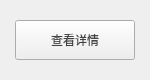
<?xml version="1.0" encoding="UTF-8"?>
<ui version="4.0">
 <class>StatusMore</class>
 <widget class="QWidget" name="StatusMore">
  <property name="geometry">
   <rect>
    <x>0</x>
    <y>0</y>
    <width>150</width>
    <height>80</height>
   </rect>
  </property>
  <property name="minimumSize">
   <size>
    <width>150</width>
    <height>80</height>
   </size>
  </property>
  <property name="maximumSize">
   <size>
    <width>150</width>
    <height>80</height>
   </size>
  </property>
  <property name="windowTitle">
   <string>Form</string>
  </property>
  <layout class="QHBoxLayout" name="horizontalLayout_3">
   <property name="spacing">
    <number>0</number>
   </property>
   <property name="leftMargin">
    <number>0</number>
   </property>
   <property name="topMargin">
    <number>0</number>
   </property>
   <property name="rightMargin">
    <number>0</number>
   </property>
   <property name="bottomMargin">
    <number>0</number>
   </property>
   <item>
    <widget class="QStackedWidget" name="stackedWidget">
     <property name="minimumSize">
      <size>
       <width>150</width>
       <height>80</height>
      </size>
     </property>
     <property name="maximumSize">
      <size>
       <width>150</width>
       <height>80</height>
      </size>
     </property>
     <property name="styleSheet">
      <string notr="true">color: rgb(255, 255, 255);
font: 24px &quot;.Helvetica Neue DeskInterface&quot;;</string>
     </property>
     <widget class="QWidget" name="page_button">
      <layout class="QHBoxLayout" name="horizontalLayout_2">
       <item>
        <spacer name="horizontalSpacer_3">
         <property name="orientation">
          <enum>Qt::Horizontal</enum>
         </property>
         <property name="sizeHint" stdset="0">
          <size>
           <width>40</width>
           <height>20</height>
          </size>
         </property>
        </spacer>
       </item>
       <item>
        <widget class="QPushButton" name="button_more">
         <property name="minimumSize">
          <size>
           <width>120</width>
           <height>40</height>
          </size>
         </property>
         <property name="maximumSize">
          <size>
           <width>120</width>
           <height>40</height>
          </size>
         </property>
         <property name="styleSheet">
          <string notr="true">QPushButton{
	border-image: url(:/images/button/button4.png);
	color: rgb(66, 66, 66);
	font: 18px &quot;.Helvetica Neue DeskInterface&quot;;
}
QPushButton:pressed{
border-image: url(:/images/button/button4_press.png);
}
</string>
         </property>
         <property name="text">
          <string>查看详情</string>
         </property>
        </widget>
       </item>
       <item>
        <spacer name="horizontalSpacer_4">
         <property name="orientation">
          <enum>Qt::Horizontal</enum>
         </property>
         <property name="sizeHint" stdset="0">
          <size>
           <width>40</width>
           <height>20</height>
          </size>
         </property>
        </spacer>
       </item>
      </layout>
     </widget>
     <widget class="QWidget" name="page_wating">
      <layout class="QHBoxLayout" name="horizontalLayout">
       <property name="spacing">
        <number>0</number>
       </property>
       <property name="leftMargin">
        <number>0</number>
       </property>
       <property name="topMargin">
        <number>0</number>
       </property>
       <property name="rightMargin">
        <number>0</number>
       </property>
       <property name="bottomMargin">
        <number>0</number>
       </property>
       <item>
        <spacer name="horizontalSpacer">
         <property name="orientation">
          <enum>Qt::Horizontal</enum>
         </property>
         <property name="sizeHint" stdset="0">
          <size>
           <width>73</width>
           <height>20</height>
          </size>
         </property>
        </spacer>
       </item>
       <item>
        <widget class="QLabel" name="label">
         <property name="styleSheet">
          <string notr="true">font: 24px &quot;.Helvetica Neue DeskInterface&quot;;</string>
         </property>
         <property name="text">
          <string>--</string>
         </property>
        </widget>
       </item>
       <item>
        <spacer name="horizontalSpacer_2">
         <property name="orientation">
          <enum>Qt::Horizontal</enum>
         </property>
         <property name="sizeHint" stdset="0">
          <size>
           <width>72</width>
           <height>20</height>
          </size>
         </property>
        </spacer>
       </item>
      </layout>
     </widget>
    </widget>
   </item>
  </layout>
 </widget>
 <resources/>
 <connections/>
</ui>
